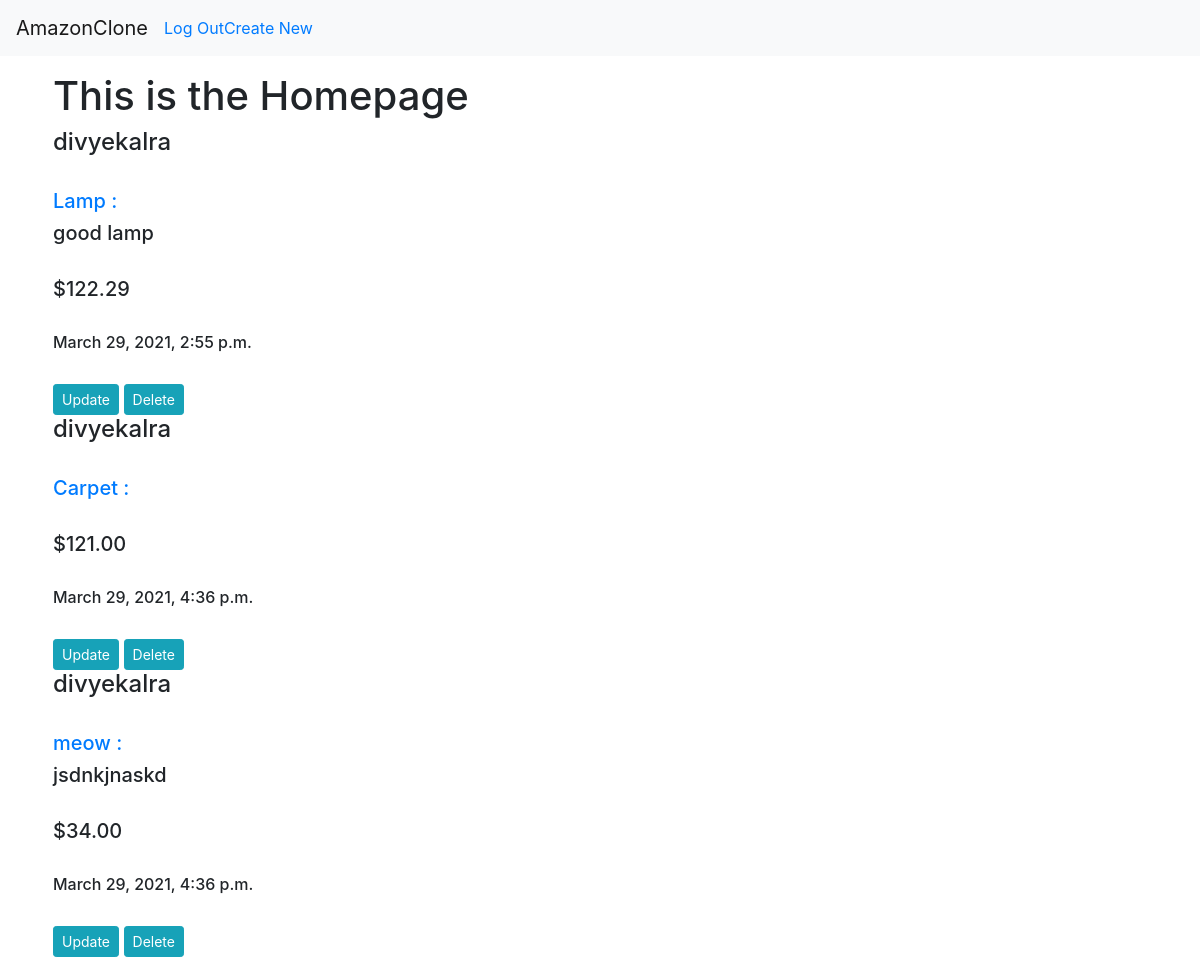
The app's page /products/ (signed in), older data.
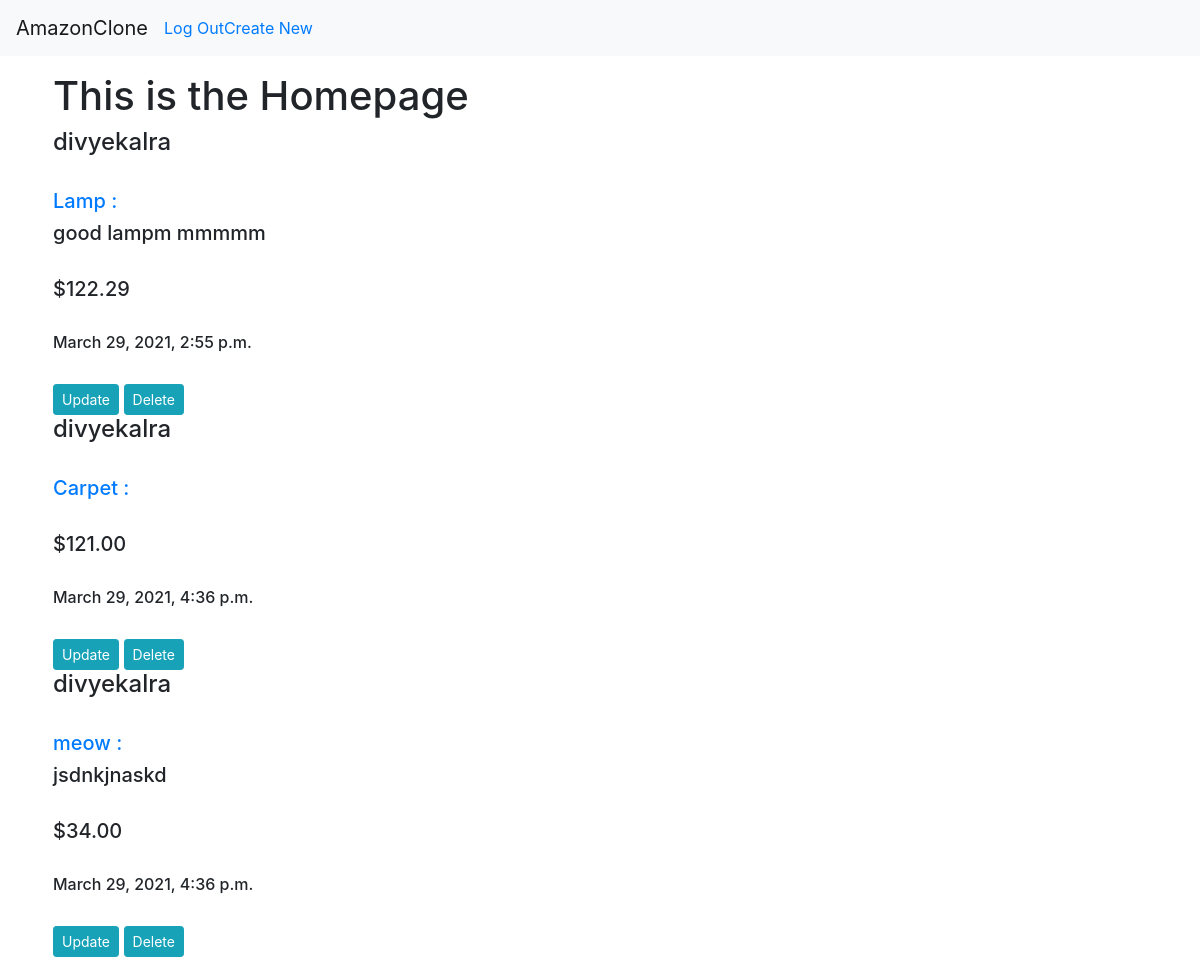
The same page, newer data.
### products/models.py (models this page shows, shortened)
class Product(models.Model):
    name = models.CharField(max_length = 30,blank = False, null = False)
    description = models.TextField(max_length = 200,blank = True)
    price = models.DecimalField(max_digits = 10, decimal_places = 2)
    date_added= models.DateTimeField(auto_now_add=True)
    vendor = models.ForeignKey(User, on_delete = models.CASCADE)

### products/views.py (the view)
# urls.py: path('',views.homepage,name='homepage'),
@login_required
def homepage(request):
    context = {
    'products' : Product.objects.all(),
    'title' : "Homepage"
    }
    return render(request,'products/homepage.html',context)

### products/templates/products/homepage.html
{% extends 'products/base.html' %}
{% block content %}
<div class="ml-2">
<h1> This is the Homepage</h1>
  {% for product in products %}
      <h4>{{product.vendor}}</h4><br>
      <h5><a href = "{% url 'detail-product' product.id %}">{{product.name}} :</a></h5>
      <h5>{{product.description}}</h5><br>
      <h5>${{product.price}}</h5><br>
      <h6>{{product.date_added}}</h6><br>
      <a class = "btn btn-info btn-sm " href = "{% url 'update-product' product.id %}">Update</a>
      <a class = "btn btn-info btn-sm " href = "{% url 'delete-product' product.id %}">Delete</a>
  {% endfor %}
</div>
{% endblock %}

Row changes from the older to the newer data that the page shows:
changed Product "Lamp": description "good lamp" → "good lampm mmmmm"
